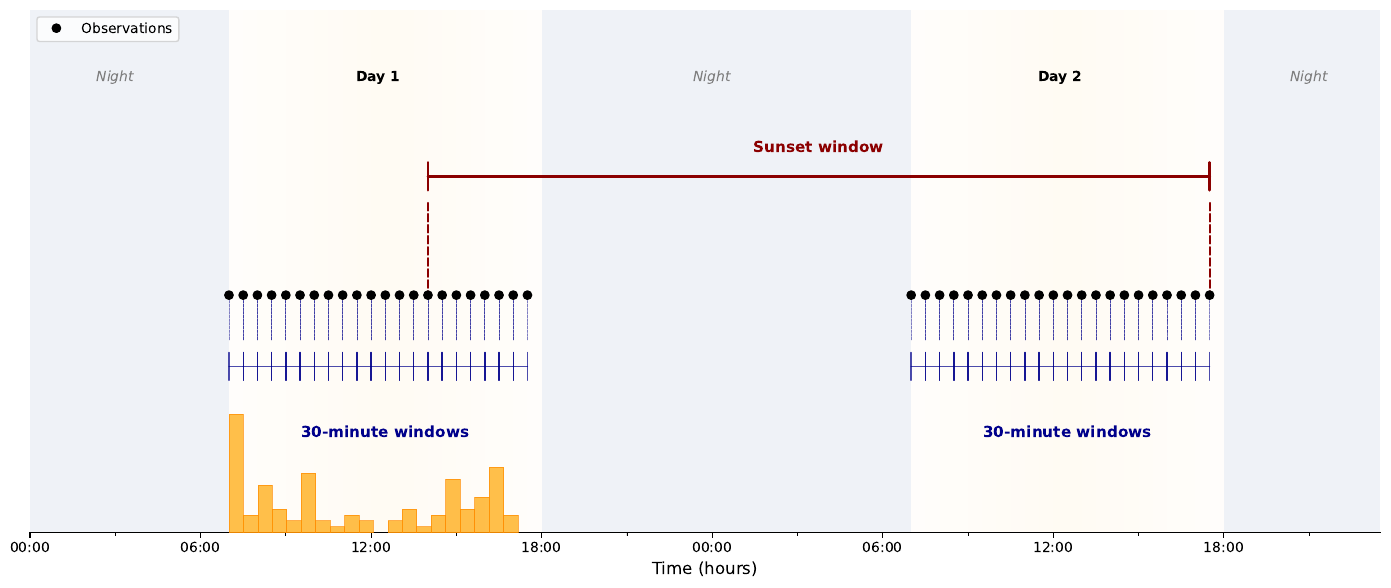

Source code (Python):
#!/usr/bin/env python3
"""
Generate a figure illustrating the temporal windows used in the monarch butterfly analysis.
Shows both 30-minute lag windows and the sunset window analysis approach.
"""

import matplotlib.pyplot as plt
import matplotlib.patches as patches
from matplotlib.patches import FancyBboxPatch, FancyArrowPatch
import numpy as np
from datetime import datetime, timedelta
import matplotlib.dates as mdates
import pandas as pd

# Set up the figure
fig, ax = plt.subplots(figsize=(14, 6))

# Define time range (2 days)
start_time = datetime(2024, 1, 1, 0, 0)  # Arbitrary date
hours = np.arange(0, 48, 0.5)  # Every 30 minutes for 2 days
times = [start_time + timedelta(hours=h) for h in hours]

# Define sunrise/sunset times (approximate for California winter)
day1_sunrise = 7.0  # 7:00 AM
day1_sunset = 17.5  # 5:30 PM
day2_sunrise = 31.0  # 7:00 AM next day (24 + 7)
day2_sunset = 41.5  # 5:30 PM next day (24 + 17.5)

# Create gradient background for day/night
for i in range(len(hours) - 1):
    hour = hours[i]

    # Determine color based on time of day
    if (day1_sunrise <= hour <= day1_sunset) or (day2_sunrise <= hour <= day2_sunset):
        # Daytime - calculate gradient based on position in day
        if hour < 24:  # Day 1
            day_progress = (hour - day1_sunrise) / (day1_sunset - day1_sunrise)
        else:  # Day 2
            day_progress = (hour - day2_sunrise) / (day2_sunset - day2_sunrise)

        # Peak brightness at midday
        if day_progress < 0.5:
            brightness = 0.3 + 0.7 * (day_progress * 2)
        else:
            brightness = 0.3 + 0.7 * (2 - day_progress * 2)

        # Light yellow at peak, transitioning to light blue at edges
        r = 1.0
        g = 0.95 + 0.05 * (1 - brightness)
        b = 0.85 + 0.15 * (1 - brightness)
        color = (r, g, b, 0.3)  # Semi-transparent
    else:
        # Nighttime - darker blue/gray
        color = (0.7, 0.75, 0.85, 0.2)

    # Draw background rectangle
    rect = patches.Rectangle((times[i], -0.1),
                            timedelta(hours=0.5), 1.2,
                            facecolor=color, edgecolor='none')
    ax.add_patch(rect)

# Add observation points (only during daytime)
observation_y = 0.5
observation_times = []
for i, hour in enumerate(hours):
    if (day1_sunrise <= hour <= day1_sunset) or (day2_sunrise <= hour <= day2_sunset):
        ax.plot(times[i], observation_y, 'ko', markersize=6, zorder=5)
        observation_times.append((times[i], hour))

# Add ALL 30-minute lag windows
lag_y = 0.35
# Draw all consecutive pairs
for i in range(len(observation_times) - 1):
    t1 = observation_times[i][0]
    t2 = observation_times[i + 1][0]

    # Check if they are consecutive (30 minutes apart)
    time_diff = (t2 - t1).total_seconds() / 60
    if abs(time_diff - 30) < 5:  # Allow small tolerance
        # Draw bracket using matplotlib's native bracket annotation
        ax.annotate('', xy=(mdates.date2num(t1), lag_y),
                   xytext=(mdates.date2num(t2), lag_y),
                   arrowprops=dict(arrowstyle='|-|', color='darkblue',
                                 linewidth=1, shrinkA=0, shrinkB=0, alpha=0.7))

        # Add small connecting lines (make them lighter)
        ax.annotate('', xy=(t1, observation_y), xytext=(t1, lag_y + 0.05),
                   arrowprops=dict(arrowstyle='-', color='darkblue',
                                 linewidth=0.5, linestyle='dashed', alpha=0.5))
        ax.annotate('', xy=(t2, observation_y), xytext=(t2, lag_y + 0.05),
                   arrowprops=dict(arrowstyle='-', color='darkblue',
                                 linewidth=0.5, linestyle='dashed', alpha=0.5))

# Add sunset window
# Find maximum count time for day 1 (let's say around 2 PM)
day1_max_hour = 14.0  # 2:00 PM
day1_max_time = start_time + timedelta(hours=day1_max_hour)

# Last observation of day 2
day2_last_hour = day2_sunset
day2_last_time = start_time + timedelta(hours=day2_last_hour)

# Draw sunset window bracket
sunset_y = 0.75
ax.annotate('', xy=(mdates.date2num(day1_max_time), sunset_y),
           xytext=(mdates.date2num(day2_last_time), sunset_y),
           arrowprops=dict(arrowstyle='|-|', color='darkred',
                         linewidth=2, shrinkA=0, shrinkB=0))

# Add arrows for sunset window
ax.annotate('', xy=(day1_max_time, observation_y), xytext=(day1_max_time, sunset_y - 0.05),
           arrowprops=dict(arrowstyle='-', color='darkred',
                         linewidth=1.5, linestyle='dashed'))
ax.annotate('', xy=(day2_last_time, observation_y), xytext=(day2_last_time, sunset_y - 0.05),
           arrowprops=dict(arrowstyle='-', color='darkred',
                         linewidth=1.5, linestyle='dashed'))

# Add labels for both days
# Find middle of day 1 observations
day1_obs = [t for t, h in observation_times if h < 24]
if len(day1_obs) > 0:
    mid_day1_time = day1_obs[len(day1_obs) // 2]
    ax.text(mid_day1_time, lag_y - 0.15,
            '30-minute windows',
            fontsize=11, ha='center', color='darkblue', weight='bold')

# Find middle of day 2 observations
day2_obs = [t for t, h in observation_times if h >= 24]
if len(day2_obs) > 0:
    mid_day2_time = day2_obs[len(day2_obs) // 2]
    ax.text(mid_day2_time, lag_y - 0.15,
            '30-minute windows',
            fontsize=11, ha='center', color='darkblue', weight='bold')

# Calculate midpoint of sunset window for label
sunset_midpoint = day1_max_time + (day2_last_time - day1_max_time) / 2
ax.text(sunset_midpoint, sunset_y + 0.05,
        'Sunset window',
        fontsize=11, ha='center', color='darkred', weight='bold')

# Add day/night labels
ax.text(start_time + timedelta(hours=3), 0.95, 'Night',
        fontsize=10, ha='center', style='italic', color='gray')
ax.text(start_time + timedelta(hours=(day1_sunrise + day1_sunset)/2), 0.95, 'Day 1',
        fontsize=10, ha='center', weight='bold')
ax.text(start_time + timedelta(hours=24), 0.95, 'Night',
        fontsize=10, ha='center', style='italic', color='gray')
ax.text(start_time + timedelta(hours=(day2_sunrise + day2_sunset)/2), 0.95, 'Day 2',
        fontsize=10, ha='center', weight='bold')
ax.text(start_time + timedelta(hours=45), 0.95, 'Night',
        fontsize=10, ha='center', style='italic', color='gray')

# Sunrise/sunset indicators removed for cleaner appearance

# Add legend for observation points
ax.plot([], [], 'ko', markersize=6, label='Observations')
ax.legend(loc='upper left', fontsize=10)

# Add histogram of max count times below Day 1 observations
# Load the max count timing data
df_max = pd.read_csv('max_count_timing_analysis.csv')

# Convert hours_since_sunrise to time of day (starting from 7 AM = day1_sunrise)
max_times_hours = day1_sunrise + df_max['hours_since_sunrise'].values

# Filter to reasonable range (during Day 1 daylight hours)
max_times_day1 = max_times_hours[(max_times_hours >= day1_sunrise) & (max_times_hours <= day1_sunset)]

# Convert to datetime objects for plotting
max_times_dt = [start_time + timedelta(hours=h) for h in max_times_day1]

# Create histogram data
counts, bins = np.histogram([mdates.date2num(t) for t in max_times_dt], bins=20)
# Normalize counts to fit in the plot (scale to max height of 0.25)
max_count = counts.max()
if max_count > 0:
    scaled_counts = counts * 0.25 / max_count
else:
    scaled_counts = counts

# Draw histogram bars directly on the x-axis
histogram_base = 0.0  # Position histogram on the x-axis
for i in range(len(counts)):
    if counts[i] > 0:
        bar_left = mdates.num2date(bins[i])
        bar_width = mdates.num2date(bins[i+1]) - bar_left
        bar_height = scaled_counts[i]
        rect = patches.Rectangle((bar_left, histogram_base), bar_width, bar_height,
                                facecolor='orange', alpha=0.7, edgecolor='darkorange',
                                linewidth=0.5, zorder=4)
        ax.add_patch(rect)

# Format the plot
ax.set_xlim(times[0], times[-1])
ax.set_ylim(0, 1.1)

# Format x-axis
ax.xaxis.set_major_locator(mdates.HourLocator(interval=6))
ax.xaxis.set_major_formatter(mdates.DateFormatter('%H:00'))
ax.xaxis.set_minor_locator(mdates.HourLocator(interval=3))

# Labels
ax.set_xlabel('Time (hours)', fontsize=12)

# Remove y-axis
ax.set_yticks([])
ax.spines['left'].set_visible(False)
ax.spines['right'].set_visible(False)
ax.spines['top'].set_visible(False)

# Day labels removed for cleaner appearance

# Adjust layout
plt.tight_layout()

# Save the figure
plt.savefig('temporal_windows_all_intervals.pdf', dpi=300, bbox_inches='tight')
plt.savefig('temporal_windows_all_intervals.png', dpi=300, bbox_inches='tight')

print("Figure saved as temporal_windows_all_intervals.pdf and temporal_windows_all_intervals.png")
plt.show()